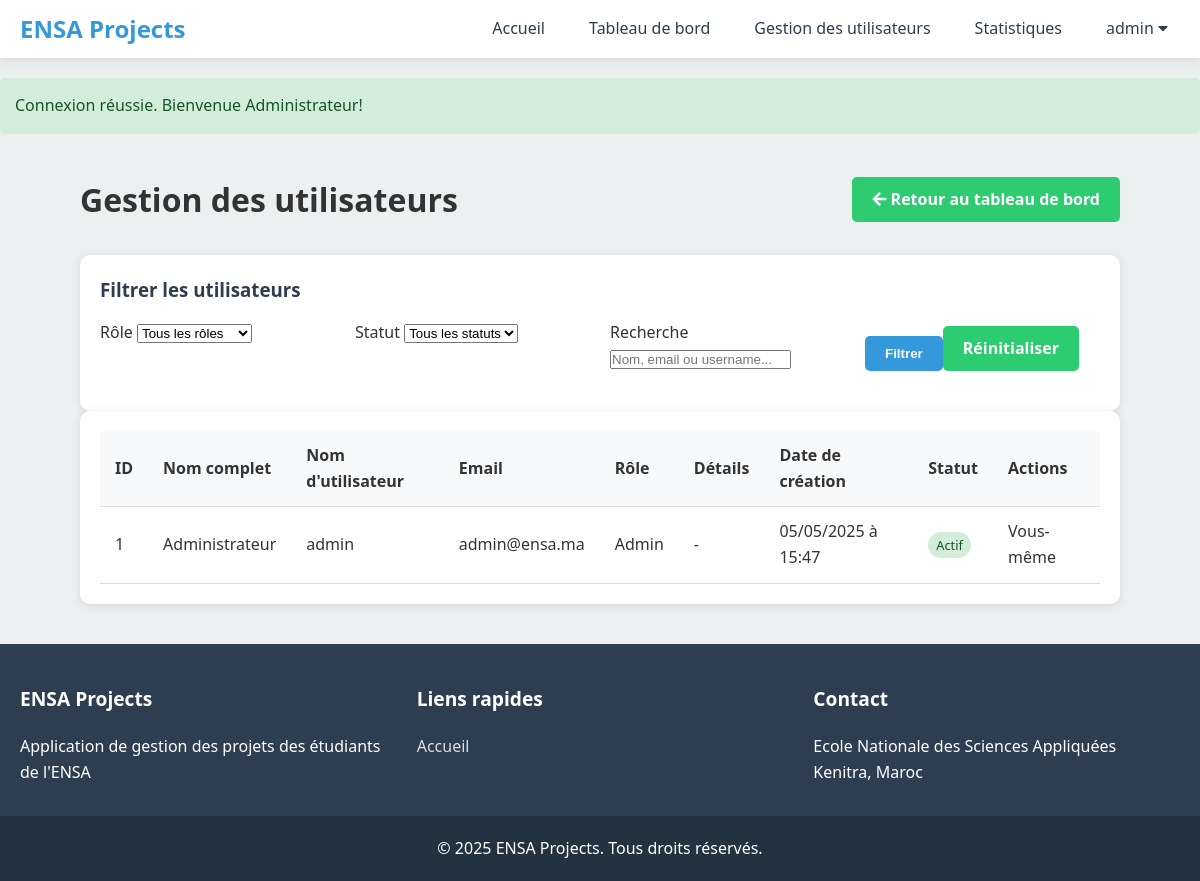
/admin/manage_users.php (signed in), run on the app's committed database.
### tables this page shows
CREATE TABLE IF NOT EXISTS users (
    user_id INT AUTO_INCREMENT PRIMARY KEY,
    username VARCHAR(50) NOT NULL UNIQUE,
    password VARCHAR(255) NOT NULL,
    email VARCHAR(100) NOT NULL UNIQUE,
    full_name VARCHAR(100) NOT NULL,
    role ENUM('student', 'teacher', 'admin') NOT NULL,
    department VARCHAR(100),
    year_of_study ENUM('3', '4', '5') DEFAULT NULL,
    creation_date TIMESTAMP DEFAULT CURRENT_TIMESTAMP,
    last_login TIMESTAMP NULL,
    status BOOLEAN DEFAULT TRUE
);

### admin/manage_users.php (the view, shortened to what this page needs)
<?php
require_once '../config/db_connect.php';
require_once '../includes/functions.php';
$page = isset($_GET['page']) ? (int)$_GET['page'] : 1;
$records_per_page = 10;
$offset = ($page - 1) * $records_per_page;
$search = isset($_GET['search']) ? sanitize($_GET['search']) : '';
$query = "SELECT * FROM users WHERE 1=1";
$params = [];
$query .= " ORDER BY creation_date DESC LIMIT $offset, $records_per_page";
$stmt = $pdo->prepare($query);
$stmt->execute($params);
$users = $stmt->fetchAll();
include_once '../includes/header.php';
?>
<div class="container">
    <div class="dashboard-header">
        <h1>Gestion des utilisateurs</h1>
        <a href="/admin/dashboard.php" class="btn btn-secondary">
            <i class="fas fa-arrow-left"></i> Retour au tableau de bord
        </a>
    </div>
    <div class="card">
        <div class="card-header">
            <h3>Filtrer les utilisateurs</h3>
        </div>
        <form action="<?php echo htmlspecialchars($_SERVER['PHP_SELF']); ?>" method="get" class="filter-form">
            <div class="form-row">
                <div class="form-col">
                    <label for="role">Rôle</label>
                    <select id="role" name="role">
                        <option value="">Tous les rôles</option>
                    </select>
                </div>
                <div class="form-col">
                    <label for="status">Statut</label>
                    <select id="status" name="status">
                        <option value="">Tous les statuts</option>
                    </select>
                </div>
                <div class="form-col">
                    <label for="search">Recherche</label>
                    <input type="text" id="search" name="search" value="<?php echo htmlspecialchars($search); ?>" placeholder="Nom, email ou username...">
                </div>
                <div class="form-col" style="display: flex; align-items: flex-end;">
                    <button type="submit" class="btn btn-primary">Filtrer</button>
                    <a href="<?php echo htmlspecialchars($_SERVER['PHP_SELF']); ?>" class="btn btn-secondary">Réinitialiser</a>
                </div>
            </div>
        </form>
    </div>
    <?php if (empty($users)): ?>
        <div class="alert alert-info">
            Aucun utilisateur ne correspond à vos critères de recherche.
        </div>
    <?php else: ?>
        <div class="table-container">
            <table class="table">
                <thead>
                    <tr>
                        <th>ID</th>
                        <th>Nom complet</th>
                        <th>Nom d'utilisateur</th>
                        <th>Email</th>
                        <th>Rôle</th>
                        <th>Détails</th>
                        <th>Date de création</th>
                        <th>Statut</th>
                        <th>Actions</th>
                    </tr>
                </thead>
                <tbody>
                    <?php foreach ($users as $user): ?>
                        <tr>
                            <td><?php echo $user['user_id']; ?></td>
                            <td><?php echo htmlspecialchars($user['full_name']); ?></td>
                            <td><?php echo htmlspecialchars($user['username']); ?></td>
                            <td><?php echo htmlspecialchars($user['email']); ?></td>
                            <td>
                                <?php
                                    switch($user['role']) {
                                        case 'admin':
                                            echo '<span class="role-badge admin">Admin</span>';
                                            break;
                                    }
                                ?>
                            </td>
                            <td>
                                <?php if ($user['role'] === 'student'): ?>
                                    Année: <?php echo $user['year_of_study'] ?: 'Non spécifiée'; ?><br>
                                    Dép.: <?php echo htmlspecialchars($user['department'] ?: 'Non spécifié'); ?>
                                <?php elseif ($user['role'] === 'teacher'): ?>
                                    Dép.: <?php echo htmlspecialchars($user['department'] ?: 'Non spécifié'); ?>
                                <?php else: ?>
                                    -
                                <?php endif; ?>
                            </td>
                            <td><?php echo formatDate($user['creation_date']); ?></td>
                            <td>
                                <?php if ($user['status']): ?>
                                    <span class="status-badge status-active">Actif</span>
                                <?php else: ?>
                                    <span class="status-badge status-inactive">Inactif</span>
                                <?php endif; ?>
                            </td>
                            <td>
                                <div class="action-buttons">
                                    <?php if ($user['user_id'] !== $_SESSION['user_id']): ?>
                                        <?php if ($user['status']): ?>
                                            <form method="post" style="display: inline;">
                                                <input type="hidden" name="csrf_token" value="<?php echo $_SESSION['csrf_token']; ?>">
                                                <input type="hidden" name="user_id" value="<?php echo $user['user_id']; ?>">
                                                <input type="hidden" name="action" value="deactivate">
                                                <button type="submit" class="btn btn-warning btn-sm" onclick="return confirm('Êtes-vous sûr de vouloir désactiver cet utilisateur?')">
                                                    <i class="fas fa-user-slash"></i>
                                                </button>
                                            </form>
                                        <?php else: ?>
                                            <form method="post" style="display: inline;">
                                                <input type="hidden" name="csrf_token" value="<?php echo $_SESSION['csrf_token']; ?>">
                                                <input type="hidden" name="user_id" value="<?php echo $user['user_id']; ?>">
                                                <input type="hidden" name="action" value="activate">
                                                <button type="submit" class="btn btn-success btn-sm">
                                                    <i class="fas fa-user-check"></i>
                                                </button>
                                            </form>
                                        <?php endif; ?>
                                        <form method="post" style="display: inline;">
                                            <input type="hidden" name="csrf_token" value="<?php echo $_SESSION['csrf_token']; ?>">
                                            <input type="hidden" name="user_id" value="<?php echo $user['user_id']; ?>">
                                            <input type="hidden" name="action" value="delete">
                                            <button type="submit" class="btn btn-danger btn-sm btn-delete" onclick="return confirm('Êtes-vous sûr de vouloir supprimer cet utilisateur? Cette action est irréversible.')">
                                                <i class="fas fa-trash"></i>
                                            </button>
                                        </form>
                                    <?php else: ?>
                                        <span class="text-muted">Vous-même</span>
                                    <?php endif; ?>
                                </div>
                            </td>
                        </tr>
                    <?php endforeach; ?>
                </tbody>
            </table>
        </div>
    <?php endif; ?>
</div>
<?php
include_once '../includes/footer.php';
?>

### includes/header.php (shortened to what this page needs)
<?php
require_once $_SERVER['DOCUMENT_ROOT'] . '/includes/functions.php';
?>
<!DOCTYPE html>
<html lang="fr">
<head>
    <link rel="stylesheet" href="/css/style.css">
    <link rel="stylesheet" href="https://cdnjs.cloudflare.com/ajax/libs/font-awesome/5.15.4/css/all.min.css">
</head>
<body>
    <header>
        <div class="logo">
            <h1>ENSA Projects</h1>
        </div>
        <nav>
            <ul>
                <li><a href="/index.php">Accueil</a></li>
                <?php if (!isLoggedIn()): ?>
                    <li><a href="/login.php">Connexion</a></li>
                    <li><a href="/register.php">Inscription</a></li>
                <?php else: ?>
                    <?php if (hasRole('student')): ?>
                        <li><a href="/student/dashboard.php">Tableau de bord</a></li>
                        <li><a href="/student/submit_project.php">Soumettre un projet</a></li>
                        <li><a href="/student/view_projects.php">Mes projets</a></li>
                    <?php elseif (hasRole('teacher')): ?>
                        <li><a href="/teacher/dashboard.php">Tableau de bord</a></li>
                        <li><a href="/teacher/view_projects.php">Projets à évaluer</a></li>
                    <?php elseif (hasRole('admin')): ?>
                        <li><a href="/admin/dashboard.php">Tableau de bord</a></li>
                        <li><a href="/admin/manage_users.php">Gestion des utilisateurs</a></li>
                        <li><a href="/admin/statistics.php">Statistiques</a></li>
                    <?php endif; ?>
                    <li class="dropdown">
                        <a href="#" class="dropbtn"><?php echo $_SESSION['username']; ?> <i class="fa fa-caret-down"></i></a>
                    </li>
                <?php endif; ?>
            </ul>
        </nav>
    </header>
    <main>
        <?php displayMessage(); ?>

### includes/functions.php (shortened to what this page needs)
<?php
function isLoggedIn() {
    return isset($_SESSION['user_id']);
}
function hasRole($role) {
    return $_SESSION['role'] === $role;
}
function displayMessage() {
    if (isset($_SESSION['message'])) {
        $message = $_SESSION['message'];
        $message_type = isset($_SESSION['message_type']) ? $_SESSION['message_type'] : 'info';
        echo '<div class="alert alert-' . $message_type . '">' . $message . '</div>';
    }
}
function formatDate($date) {
    return date('d/m/Y à H:i', strtotime($date));
}
?>

### includes/footer.php (shortened to what this page needs)
    </main>
    <footer>
        <div class="footer-content">
            <div class="footer-section">
                <h3>ENSA Projects</h3>
                <p>Application de gestion des projets des étudiants de l'ENSA</p>
            </div>
            <div class="footer-section">
                <h3>Liens rapides</h3>
                <ul>
                    <li><a href="/index.php">Accueil</a></li>
                </ul>
            </div>
            <div class="footer-section">
                <h3>Contact</h3>
                <p>Ecole Nationale des Sciences Appliquées</p>
                <p>Kenitra, Maroc</p>
            </div>
        </div>
        <div class="footer-bottom">
            <p>&copy; <?php echo date('Y'); ?> ENSA Projects. Tous droits réservés.</p>
        </div>
    </footer>
</body>
</html>

### css/style.css (style rules this page uses)
:root { --primary-color: #3498db; --secondary-color: #2ecc71; --accent-color: #e74c3c; --dark-color: #2c3e50; --light-color: #ecf0f1; --text-color: #333; --shadow: 0 2px 10px rgba(0, 0, 0, 0.1); }
* { margin: 0; padding: 0; box-sizing: border-box; }
body { font-family: 'Segoe UI', Tahoma, Geneva, Verdana, sans-serif; line-height: 1.6; color: var(--text-color); background-color: var(--light-color); min-height: 100vh; display: flex; flex-direction: column; }
a { text-decoration: none; color: var(--primary-color); }
ul { list-style: none; }
.container { width: 90%; max-width: 1200px; margin: 0 auto; padding: 20px; }
.btn { display: inline-block; padding: 10px 20px; border: none; border-radius: 5px; cursor: pointer; transition: all 0.3s ease; font-weight: bold; }
.btn-primary { background-color: var(--primary-color); color: white; }
.btn-secondary { background-color: var(--secondary-color); color: white; }
header { background-color: white; box-shadow: var(--shadow); padding: 10px 20px; display: flex; justify-content: space-between; align-items: center; }
.logo h1 { color: var(--primary-color); font-size: 1.5rem; }
nav ul { display: flex; align-items: center; }
nav ul li { margin-left: 20px; }
nav ul li a { color: var(--dark-color); font-weight: 500; padding: 8px 12px; border-radius: 4px; }
.dropdown { position: relative; }
.dropbtn { cursor: pointer; }
main { flex: 1; padding: 20px 0; }
.alert { padding: 15px; border-radius: 5px; margin-bottom: 20px; }
.alert-success { background-color: #d4edda; color: #155724; }
.dashboard-header { display: flex; justify-content: space-between; align-items: center; margin-bottom: 30px; }
.card { background-color: white; border-radius: 10px; box-shadow: var(--shadow); padding: 20px; }
.card-header { display: flex; justify-content: space-between; align-items: center; margin-bottom: 15px; }
.card-header h3 { color: var(--dark-color); }
.table-container { background-color: white; border-radius: 10px; box-shadow: var(--shadow); padding: 20px; overflow-x: auto; }
.table { width: 100%; border-collapse: collapse; }
.table th, .table td { padding: 12px 15px; text-align: left; border-bottom: 1px solid #ddd; }
.table th { background-color: #f8f9fa; font-weight: bold; }
.form-row { display: flex; gap: 20px; margin-bottom: 20px; }
.form-col { flex: 1; }
footer { background-color: var(--dark-color); color: white; padding: 40px 0 0; margin-top: auto; }
.footer-content { display: grid; grid-template-columns: repeat(auto-fit, minmax(200px, 1fr)); gap: 30px; max-width: 1200px; margin: 0 auto; padding: 0 20px; }
.footer-section h3 { margin-bottom: 20px; font-size: 1.2rem; }
.footer-section ul li { margin-bottom: 10px; }
.footer-section a { color: #ddd; }
.footer-bottom { background-color: rgba(0, 0, 0, 0.2); text-align: center; padding: 20px 0; margin-top: 30px; }

### admin/manage_users.php (style rules this page uses)
.status-badge { display: inline-block; padding: 3px 8px; border-radius: 20px; font-size: 0.8rem; }
.status-active { background-color: #d4edda; color: #155724; }
.action-buttons { display: flex; gap: 5px; }

### data on the page
users: user_id "1", full_name "Administrateur", username "admin", email "admin@ensa.ma", role "Admin", creation_date "05/05/2025 à 15:47", status "Actif", shows "Vous-même"

### other printed values
$_SESSION['username'] "admin"
$message "Connexion réussie. Bienvenue Administrateur!"
